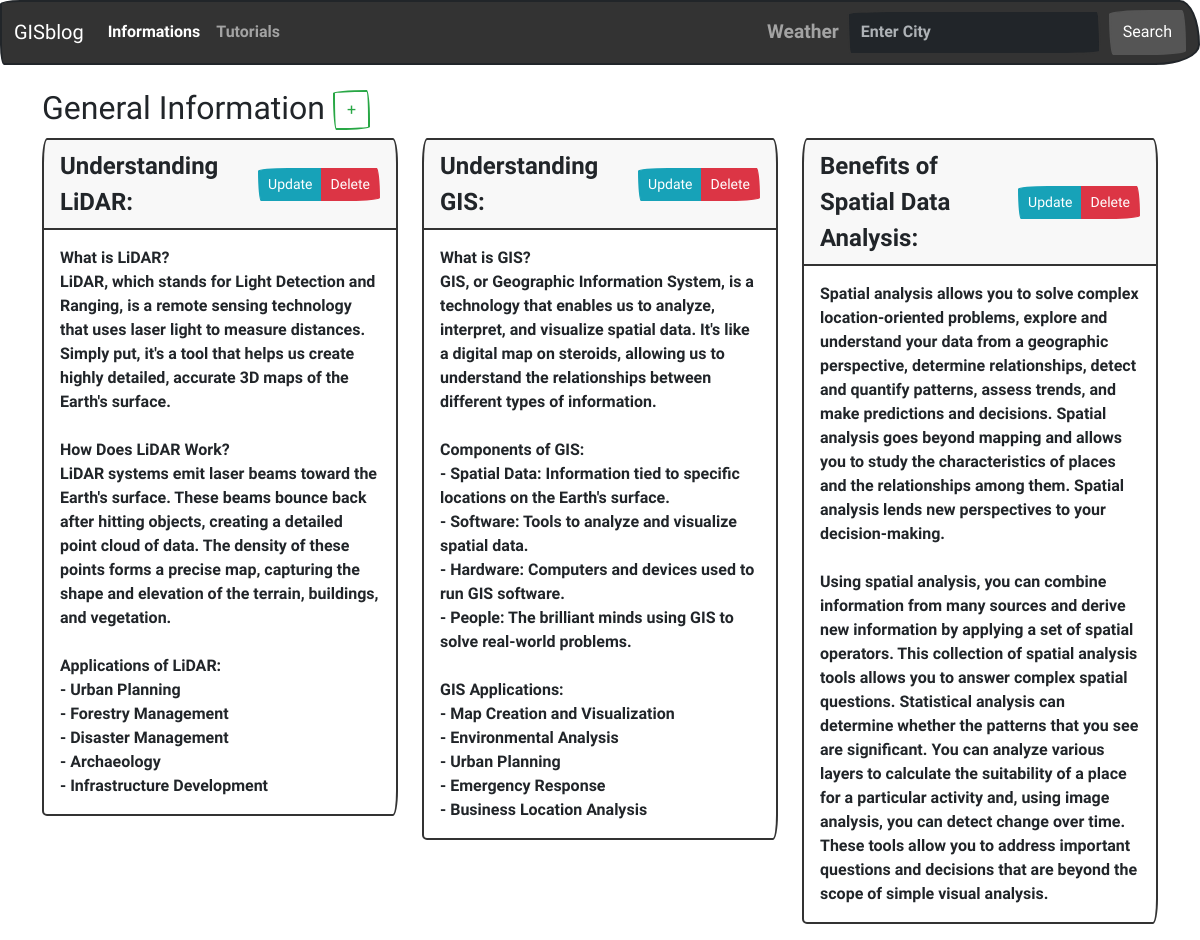
The page / on the database its author committed.
### WebApp/models.py (models this page shows)
class GeneralInformation(models.Model):
    topic = models.CharField(max_length=255)
    description = models.TextField()

### WebApp/views.py (the view)
# urls.py: path('', views.index, name='index'),
def index(request):
    general_info_list = GeneralInformation.objects.all()
    return render(request, 'index.html', {'general_info_list': general_info_list})

### WebApp/templates/index.html (shortened to what this page needs)
<!DOCTYPE html>
<html lang="en">
<head>
  <link rel="stylesheet" href="https://bootswatch.com/5/sketchy/bootstrap.min.css">
</head>
<body>
  {% include 'fragments/navbar.html' %}
  <div class="container mt-4">
    <h2>General Information <button type="button" class="btn btn-outline-success" data-bs-toggle="modal" data-bs-target="#addInfoModal">+</button></h2>
    <div class="row">
      {% for info in general_info_list %}
      <div class="col-md-4 mb-3">
        <div class="card border-primary">
          <div class="card-header d-flex justify-content-between align-items-center card-title" style="font-size:  24px;">
            {{ info.topic }}
            <div class=" btn-group ms-auto">
              <button type="button" class="btn btn-info btn-sm" data-bs-toggle="modal" data-bs-target="#updateInfoModal{{ info.id }}">Update</button>
              <button type="button" class="btn btn-danger btn-sm" data-bs-toggle="modal" data-bs-target="#deleteInfoModal{{ info.id }}">Delete</button>
            </div>
          </div>
          <div class="card-body">
            <p class="card-text">
              {{ info.description|linebreaksbr }}
            </p>
          </div>
        </div>
      </div>
      {% endfor %}
    </div>
  </div>
</body>
</html>

### rows shown on the page
GeneralInformation: topic "Understanding LiDAR:", description "What is LiDAR? LiDAR, which stands for Light Detection and Ranging, is a remote sensing technology that uses laser light to measure distances. Simply put, it's a tool that helps us create highly detailed, accurate 3D maps of the Earth's surface. How Does LiDAR Work? LiDAR systems emit laser beams toward the Earth's surface. These beams bounce back after hitting objects, creating a detailed point cloud of data. The density of these points forms a precise map, capturing the shape and elevation of the terrain, buildings, and vegetation. Applications of LiDAR: - Urban Planning - Forestry Management - Disaster Management - Archaeology - Infrastructure Development"
GeneralInformation: topic "Understanding GIS:", description "What is GIS? GIS, or Geographic Information System, is a technology that enables us to analyze, interpret, and visualize spatial data. It's like a digital map on steroids, allowing us to understand the relationships between different types of information. Components of GIS: - Spatial Data: Information tied to specific locations on the Earth's surface. - Software: Tools to analyze and visualize spatial data. - Hardware: Computers and devices used to run GIS software. - People: The brilliant minds using GIS to solve real-world problems. GIS Applications: - Map Creation and Visualization - Environmental Analysis - Urban Planning - Emergency Response - Business Location Analysis"
GeneralInformation: topic "Benefits of Spatial Data Analysis:", description "Spatial analysis allows you to solve complex location-oriented problems, explore and understand your data from a geographic perspective, determine relationships, detect and quantify patterns, assess trends, and make predictions and decisions. Spatial analysis goes beyond mapping and allows you to study the characteristics of places and the relationships among them. Spatial analysis lends new perspectives to your decision-making. Using spatial analysis, you can combine information from many sources and derive new information by applying a set of spatial operators. This collection of spatial analysis tools allows you to answer complex spatial questions. Statistical analysis can determine…"
